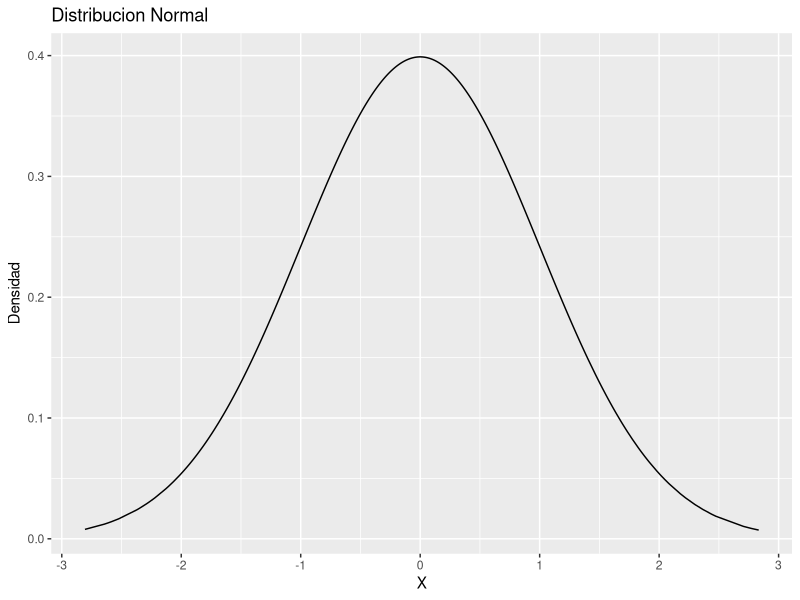

This figure's R source:
library(ggplot2)
library(tidyverse)

# Distribucion Normal
rnorm(n = 100, mean = 100, sd = 5) # 100 numeros aleatorios con media 100 y desviacion estandar 5
randNorm10 <- rnorm(n = 10) # 10 numeros aleatorios
randNorm10 # Media 0 y desviacion estandar 1

dnorm(x = randNorm10) # Densidad de probabilidad de los 10 numeros aleatorios

dnorm(c(-1, 0, 1)) # Densidad de probabilidad de -1, 0 y 1

(pnorm(0) - pnorm(-0.01)) / 0.01 # Derivada de la funcion de distribucion

# Como se ve graficado
# Eje X
randNorm <- rnorm(1000)

# Eje Y (las densidades o probadas)
randDensity <- dnorm(randNorm)

ggplot(data.frame(x = randNorm, y = randDensity)) + aes(x = x, y = y) +
  geom_line() + labs(x = "X", y = "Densidad") + ggtitle("Distribucion Normal")

# La densidad acumulada hasta un punto, es decir la funcion de distribucion
pnorm(randNorm10) # Probabilidad acumulada de los 10 numeros aleatorios

# Con meida = 0 y sd = 1
pnorm(c(-3, 0, 3)) # Probabilidad acumulada de -3, 0 y 3

# La probabilidad de que el valor observado sea mayor a 0 y menor que 1 en un fenomeno que se distribuye normal con media = 0 y sd = 1
pnorm(1) - pnorm(0)

# La probabilidad de que un dato sea mayor a -1 y menor que 1 en un fenomeno que se distribuye normal  con media = 0 y sd = 1
pnorm(1) - pnorm(-1)

